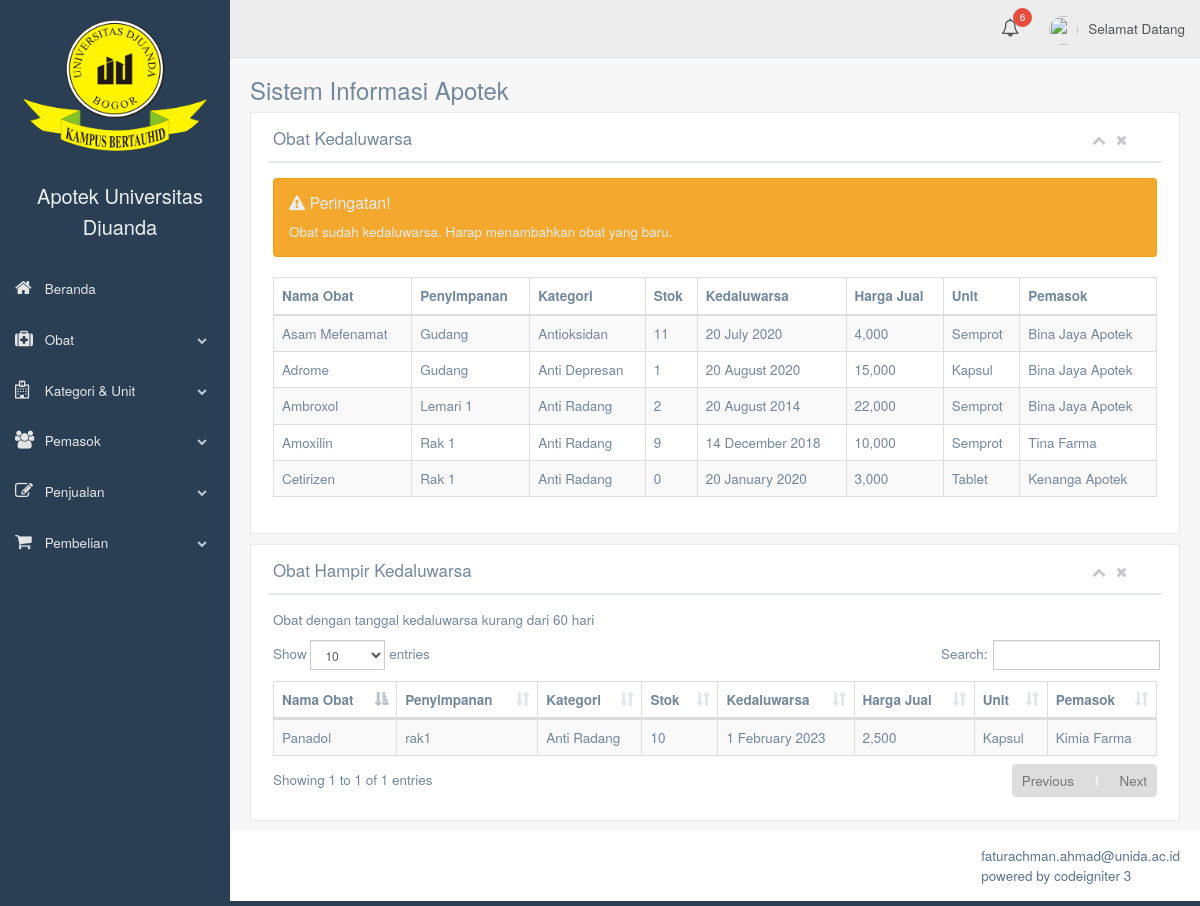
The page /index.php/example/table_exp on the database its author committed.
### tables this page shows
CREATE TABLE IF NOT EXISTS `table_med` (
  `id_obat` int(4) NOT NULL AUTO_INCREMENT,
  `nama_obat` varchar(30) NOT NULL,
  `penyimpanan` varchar(30) NOT NULL,
  `stok` int(3) NOT NULL,
  `unit` varchar(20) NOT NULL,
  `nama_kategori` varchar(30) NOT NULL,
  `kedaluwarsa` date NOT NULL,
  `des_obat` text NOT NULL,
  `harga_beli` int(11) NOT NULL,
  `harga_jual` int(11) NOT NULL,
  `nama_pemasok` varchar(30) NOT NULL,
  `gambar` varchar(40) NOT NULL,
  PRIMARY KEY (`id_obat`),
  UNIQUE KEY `nama_obat` (`nama_obat`),
  KEY `med_unit` (`unit`),
  KEY `med_cat` (`nama_kategori`),
  KEY `med_sup` (`nama_pemasok`)
);

### application/libraries/Template.php (called while the page is built, shortened)
<?php
class Template {
    var $CI;
    var $master;
    var $regions = array(
        '_scripts' => array(),
        '_styles' => array(),
        '_meta' => array()
    );
    var $output;
    var $parser = 'parser';
    var $parser_method = 'parse';
    var $parse_template = FALSE;
    function __construct() {
        $this->CI = & get_instance();
    }
    function initialize($props) {
        if (isset($props['template'])
                && (file_exists(APPPATH . 'views/' . $props['template']) or file_exists(APPPATH . 'views/' . $props['template'] . EXT))) {
            $this->master = $props['template'];
        } else {
            show_error('Either you have not provided a master template or the one provided does not exist in <strong>' . APPPATH . 'views</strong>. Remember to include the extension if other than ".php"');
        }
        $this->parse_template = isset($props['parse_template']) ? $props['parse_template'] : FALSE;
    }
    function set_regions($regions) {
        if (count($regions)) {
            $this->regions = array(
                '_scripts' => array(),
                '_styles' => array(),
                '_meta' => array()
            );
        }
    }
    function add_region($name, $props = array()) {
        if (!isset($this->regions[$name])) {
            $this->regions[$name] = $props;
        } else {
            show_error('The "' . $name . '" region has already been defined.');
        }
    }
    function set_parser($parser, $method = NULL) {
        $this->parser = $parser;
        $this->CI->load->library($parser);
    }
    function set_parser_method($method) {
        $this->parser_method = $method;
    }
    function write($region, $content, $overwrite = FALSE) {
        if (isset($this->regions[$region])) {
            if ($overwrite === TRUE) {
                $this->regions[$region]['content'] = array($content);
            } else {
                $this->regions[$region]['content'][] = $content;
            }
        }
        else {
            show_error("Cannot write to the '{$region}' region. The region is undefined.");
        }
    }
    function write_view($region, $view, $data = NULL, $overwrite = FALSE) {
        $content = $this->CI->load->view($view, $data, TRUE);
    }
    function render($region = NULL, $buffer = FALSE, $parse = FALSE) {
        if ($region) {
            if (isset($this->regions[$region])) {
                $output = $this->_build_content($this->regions[$region]);
            } else {
                show_error("Cannot render the '{$region}' region. The region is undefined.");
            }
        }
        else {
            foreach ($this->regions as $name => $region) {
                $this->output[$name] = $this->_build_content($region);
            }
            if ($this->parse_template === TRUE or $parse === TRUE) {
                $output = $this->CI->{$this->parser}->{$this->parser_method}($this->master, $this->output, TRUE);
                if ($buffer === FALSE) {
                    $this->CI->output->set_output($output);
                }
            } else {
                $output = $this->CI->load->view($this->master, $this->output, $buffer);
            }
        }
        return $output;
    }
    function _build_content($region, $wrapper = NULL, $attributes = NULL) {
        $output = NULL;
        if (!isset($region['content']) or !count($region['content'])) {
            return FALSE;
        }
        foreach ($region['content'] as $content) {
            $output .= $content;
        }
        return $output;
    }
}

### application/controllers/Example.php (called while the page is built, shortened)
<?php defined('BASEPATH') OR exit('No direct script access allowed');
class Example extends CI_Controller
{
	function __construct()
	{
        $data['nullstock'] = $this->apotek_data->countstock();
        $data['nullex'] = $this->apotek_data->countex();
        $this->template->write_view('sidenavs', 'template/default_sidenavs', true);
		$this->template->write_view('navs', 'template/default_topnavs.php', $data, true);
	}
	function table_exp() {
		$data['table_exp'] = $this->apotek_data->expired()->result();
		$data['table_alex'] = $this->apotek_data->almostex()->result();
		$this->template->write('title', 'Obat kedaluwarsa', TRUE);
		$this->template->write('header', 'Sistem Informasi Apotek');
		$this->template->write_view('content', 'tes/table_exp', $data, true);
		$this->template->render();
	}
}

### index.php (called while the page is built, shortened)
<?php
require_once BASEPATH.'core/CodeIgniter.php';

### application/models/apotek_data.php (called while the page is built, shortened)
<?php
class Apotek_data extends CI_Model
{
    function expired(){
        return $this->db->query('SELECT * FROM table_med WHERE kedaluwarsa BETWEEN DATE_SUB(NOW(), INTERVAL 40 YEAR) AND NOW()');
    }
    function almostex(){
        return $this->db->query('SELECT * FROM table_med WHERE kedaluwarsa BETWEEN NOW() AND DATE_ADD(NOW(), INTERVAL 60 DAY)');
    }
     function countstock(){
      $cs =  $this->db->query('SELECT * FROM table_med WHERE stok BETWEEN 0 AND 0');
        $nullstock = $cs->num_rows();
        return $nullstock;
    }
    function countex(){
    $ce = $this->db->query('SELECT * FROM table_med WHERE kedaluwarsa BETWEEN DATE_SUB(NOW(), INTERVAL 100 YEAR) AND NOW()');
        $nullex = $ce->num_rows();
        return $nullex;
    }
}

### application/views/tes/table_exp.php (the view)
  <div class="row">
  <div class="col-md-12 col-sm-12 col-xs-12">
    <div class="x_panel">
      <div class="x_title">
        <h2>Obat Kedaluwarsa</h2>
        <ul class="nav navbar-right panel_toolbox">
          <li><a class="collapse-link"><i class="fa fa-chevron-up"></i></a>
          </li>
          <li><a class="close-link"><i class="fa fa-close"></i></a>
          </li>
        </ul>
        <div class="clearfix">
        </div>
      </div>
      <div class="x_content">
        <?php if ($nullex > 0) : ?>
            <div class="alert alert-warning">
              <h4><i class="fa fa-warning"></i> Peringatan!</h4> Obat sudah kedaluwarsa. Harap menambahkan obat yang baru.
            </div>
        <?php endif; ?>
        <table id="datatable" class="table table-striped table-bordered">
          <thead>
            <tr>
              <th>Nama Obat</th>
              <th>Penyimpanan</th>
              <th>Kategori</th>
              <th>Stok</th>
              <th>Kedaluwarsa</th>
              <th>Harga Jual</th>
              <th>Unit</th>
              <th>Pemasok</th>
            </tr>
          </thead>
          <tbody>
            <?php foreach($table_exp as $ex){ ?>
            <tr>
              <td><?php echo $ex->nama_obat ?></td>
              <td><?php echo $ex->penyimpanan ?></td>
              <td><?php echo $ex->nama_kategori ?></td>
              <td><?php echo $ex->stok ?></td>
              <td><?php echo date('j F Y',strtotime($ex->kedaluwarsa)); ?></td>
              <td><?php echo number_format($ex->harga_jual) ?></td>
              <td><?php echo $ex->unit ?></td>
              <td><?php echo $ex->nama_pemasok ?></td>
            </tr>
            <?php } ?>
          </tbody>
        </table>
    </div>
  </div>
</div>
  </div>
    <div class="row">
  <div class="col-md-12 col-sm-12 col-xs-12">
    <div class="x_panel">
      <div class="x_title">
        <h2>Obat Hampir Kedaluwarsa</h2>
        <ul class="nav navbar-right panel_toolbox">
          <li><a class="collapse-link"><i class="fa fa-chevron-up"></i></a>
          </li>
          <li><a class="close-link"><i class="fa fa-close"></i></a>
          </li>
        </ul>
        <div class="clearfix">
        </div>
      </div>
      <div class="x_content">
        <p>Obat dengan tanggal kedaluwarsa kurang dari 60 hari</p>
        <table id="nambah" class="table table-striped table-bordered">
          <thead>
            <tr>
              <th>Nama Obat</th>
              <th>Penyimpanan</th>
              <th>Kategori</th>
              <th>Stok</th>
              <th>Kedaluwarsa</th>
              <th>Harga Jual</th>
              <th>Unit</th>
              <th>Pemasok</th>
            </tr>
          </thead>
          <tbody>
            <?php foreach($table_alex as $ax){ ?>
            <tr>
              <td><?php echo $ax->nama_obat ?></td>
              <td><?php echo $ax->penyimpanan ?></td>
              <td><?php echo $ax->nama_kategori ?></td>
              <td><?php echo $ax->stok ?></td>
              <td><?php echo date('j F Y',strtotime($ax->kedaluwarsa)); ?></td>
              <td><?php echo number_format($ax->harga_jual) ?></td>
              <td><?php echo $ax->unit ?></td>
              <td><?php echo $ax->nama_pemasok ?></td>
            </tr>
            <?php } ?>
          </tbody>
        </table>
    </div>
  </div>
</div>
  </div>

### application/views/template/default_sidenavs.php (shortened to what this page needs)
<div class="col-md-3 left_col menu_fixed">
	<div class="left_col scroll-view">
 		<div class="navbar nav_title" style="border: 0;">
 			<div class="logo_pic">
 				<a href="<?php echo base_url(); ?>"><img src="<?php echo base_url('assets/images/unidalogo.png') ?> " style="width: 200px;" alt="..." class="img-circle logo_img"></a>
 			</div>
		</div>
		<div class="profile">
		<a href="<?php echo base_url(); ?>" class="site_title"><span style="font-size: 20px;"><?php echo 'Apotek Universitas Djuanda' ?></span></a>
		</div>
		<br>
		<div id="sidebar-menu" class="main_menu_side hidden-print main_menu">
			<div class="menu_section">
				<ul class="nav side-menu">
					<li><a href="<?php echo base_url('') ?>"><i class="fa fa-home"></i> Beranda </a></li>
					<li><a><i class="fa fa-medkit"></i> Obat <span class="fa fa-chevron-down"></span></a>
					</li>
					<li><a><i class="fa fa-hospital-o"></i> Kategori & Unit <span class="fa fa-chevron-down"></span></a>
					</li>
					<li><a><i class="fa fa-users"></i> Pemasok <span class="fa fa-chevron-down"></span></a>
					</li>
					<li><a><i class="fa fa-edit"></i> Penjualan <span class="fa fa-chevron-down"></span></a>
                  </li>
                  <li><a><i class="fa fa-shopping-cart"></i> Pembelian <span class="fa fa-chevron-down"></span></a>
					</li>
				</ul>
			</div>
		</div>
	</div>
</div>

### application/views/template/default_topnavs.php (shortened to what this page needs)
<div class="top_nav">
	<div class="nav_menu">
		<nav>
			<ul class="nav navbar-nav navbar-right">
				<li>
					<a href="javascript:;" class="user-profile dropdown-toggle" data-toggle="dropdown" aria-expanded="false"><img src="<?php echo base_url('assets/images/user_dashboard.jpg') ?>" alt="">Selamat Datang </a>
				</li>
				<li role="presentation" class="dropdown">
                  <a href="javascript:;" class="dropdown-toggle info-number" data-toggle="dropdown" aria-expanded="false">
                    <i class="fa fa-bell-o" style="font-size: 18px"></i>
                    <span class="badge bg-red" ><?php $nulltol = $nullex + $nullstock ; if ($nulltol > 0) echo $nulltol ?></span>
                  </a>
                </li>
			</ul>
		</nav>
	</div>
</div>

### application/views/template/body.php (shortened to what this page needs)
<!DOCTYPE html>
<html lang="en">
	<head>
		<link href="<?php echo base_url('vendors/bootstrap/dist/css/bootstrap.min.css') ?>" rel="stylesheet">
		<link href="<?php echo base_url('vendors/font-awesome/css/font-awesome.min.css') ?>" rel="stylesheet">
		<link href="<?php echo base_url('vendors/nprogress/nprogress.css') ?>" rel="stylesheet">
		<link href="<?php echo base_url('vendors/iCheck/skins/flat/green.css') ?>" rel="stylesheet">
		<link href="<?php echo base_url('vendors/google-code-prettify/bin/prettify.min.css') ?>" rel="stylesheet">
		<link href="<?php echo base_url('vendors/select2/dist/css/select2.min.css') ?>" rel="stylesheet">
		<link href="<?php echo base_url('vendors/switchery/dist/switchery.min.css') ?>" rel="stylesheet">
		<link href="<?php echo base_url('vendors/starrr/dist/starrr.css') ?>" rel="stylesheet">
		<link href="<?php echo base_url('vendors/jqvmap/dist/jqvmap.min.css') ?>" rel="stylesheet">
		<link href="<?php echo base_url('vendors/bootstrap-daterangepicker/daterangepicker.css') ?>" rel="stylesheet">
		<link href="<?php echo base_url('vendors/bootstrap-datetimepicker/build/css/bootstrap-datetimepicker.css') ?>" rel="stylesheet">
		<link href="<?php echo base_url('vendors/bootstrap-progressbar/css/bootstrap-progressbar-3.3.4.min.css') ?>" rel="stylesheet">
		<link href="<?php echo base_url('vendors/fullcalendar/dist/fullcalendar.min.css') ?>" rel="stylesheet" >
		<link href="<?php echo base_url('vendors/fullcalendar/dist/fullcalendar.print.css') ?>" rel="stylesheet" media="print">
		<link href="<?php echo base_url('vendors/datatables.net-bs/css/dataTables.bootstrap.min.css') ?>" rel="stylesheet">
		<link href="<?php echo base_url('vendors/datatables.net-buttons-bs/css/buttons.bootstrap.min.css') ?>" rel="stylesheet">
		<link href="<?php echo base_url('vendors/datatables.net-fixedheader-bs/css/fixedHeader.bootstrap.min.css') ?>" rel="stylesheet">
		<link href="<?php echo base_url('vendors/datatables.net-responsive-bs/css/responsive.bootstrap.min.css') ?>" rel="stylesheet">
		<link href="<?php echo base_url('vendors/datatables.net-scroller-bs/css/scroller.bootstrap.min.css') ?>" rel="stylesheet">
		<link href="<?php echo base_url('assets/css/custom.min.css') ?>" rel="stylesheet">
	</head>
	<body class="nav-md">
		<div class="container body">
			<div class="main_container">
				<?php echo $sidenavs ?>
				<?php echo $navs ?>
				<div class="right_col" role="main">
					<div>
						<div class="page-title">
							<div class="title_left">
								<h3><?php echo $header ?></h3>
							</div>
						</div>
						<div class="clearfix"></div>
						<?php echo $content ?>
					</div>
				</div>
				</div>
				<footer>
					<div class="pull-right">
						<a>faturachman.ahmad@unida.ac.id</a>
						<br>
						<a>powered by codeigniter 3</a>
					</div>
			        <div class="clearfix"></div>
				</footer>
			</div>
	</body>
</html>

### rows shown on the page
table_med: nama_obat "Asam Mefenamat", penyimpanan "Gudang", nama_kategori "Antioksidan", stok "11", kedaluwarsa "20 July 2020", harga_jual "4,000", unit "Semprot", nama_pemasok "Bina Jaya Apotek"
table_med: nama_obat "Adrome", penyimpanan "Gudang", nama_kategori "Anti Depresan", stok "1", kedaluwarsa "20 August 2020", harga_jual "15,000", unit "Kapsul", nama_pemasok "Bina Jaya Apotek"
table_med: nama_obat "Ambroxol", penyimpanan "Lemari 1", nama_kategori "Anti Radang", stok "2", kedaluwarsa "20 August 2014", harga_jual "22,000", unit "Semprot", nama_pemasok "Bina Jaya Apotek"
table_med: nama_obat "Amoxilin", penyimpanan "Rak 1", nama_kategori "Anti Radang", stok "9", kedaluwarsa "14 December 2018", harga_jual "10,000", unit "Semprot", nama_pemasok "Tina Farma"
table_med: nama_obat "Cetirizen", penyimpanan "Rak 1", nama_kategori "Anti Radang", stok "0", kedaluwarsa "20 January 2020", harga_jual "3,000", unit "Tablet", nama_pemasok "Kenanga Apotek"
table_med: nama_obat "Panadol", penyimpanan "rak1", nama_kategori "Anti Radang", stok "10", kedaluwarsa "1 February 2023", harga_jual "2,500", unit "Kapsul", nama_pemasok "Kimia Farma"

### other values the page prints
$nulltol "6"
$header "Sistem Informasi Apotek"
